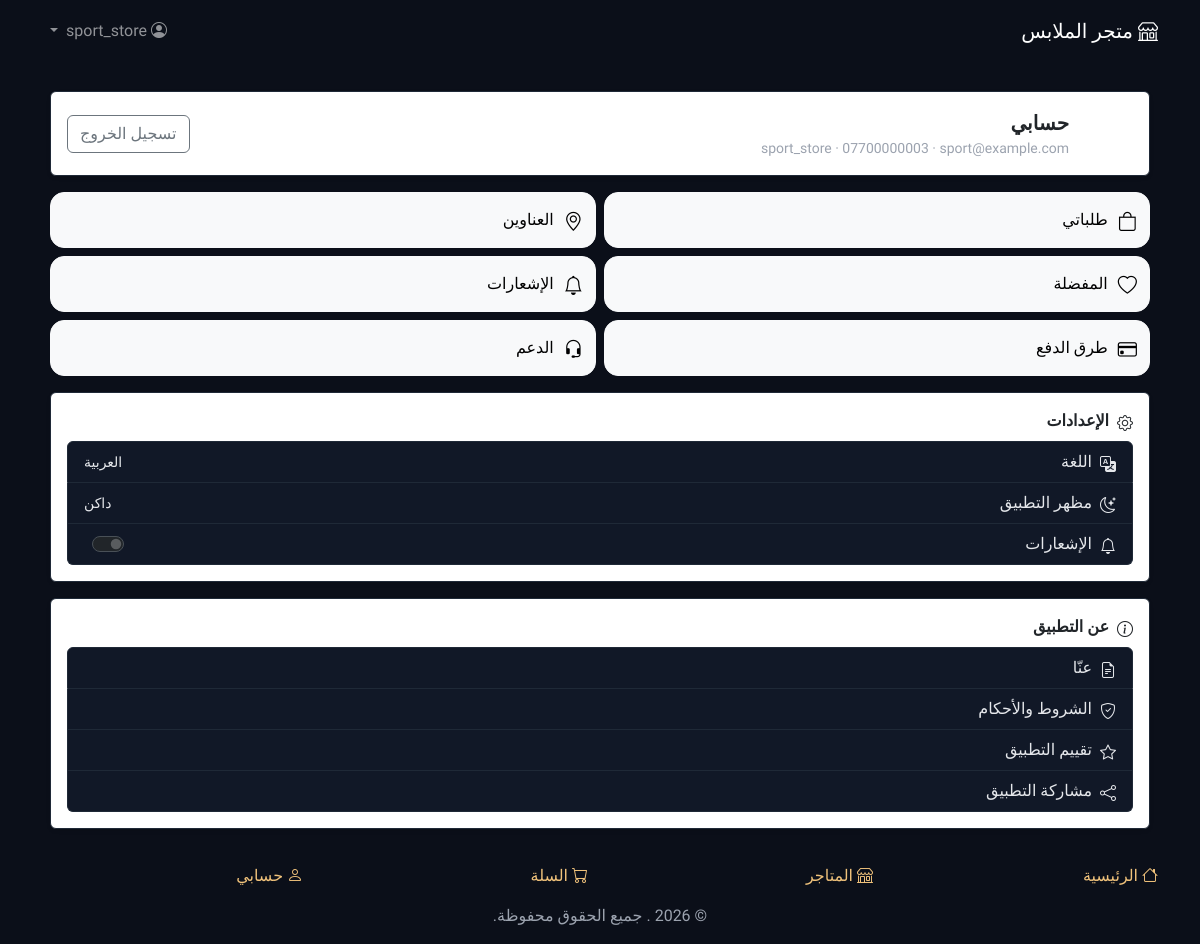
The app's page /my/account/ (signed in) with its own data.
### core/models.py (models this page shows, shortened)
class User(AbstractUser):
    ROLE_CHOICES = [
        ('customer', 'عميل'),
        ('store_admin', 'صاحب متجر'),
    ]
    role = models.CharField(max_length=20, choices=ROLE_CHOICES, default='customer')
    phone = models.CharField(max_length=20, unique=True)
    city = models.CharField(max_length=100)
    owner_key = models.CharField(max_length=50, blank=True, help_text='مفتاح خاص للمالك فقط')
    ADMIN_ROLE_CHOICES = [
        ('SUPER_ADMIN', 'مشرف عام'),
        ('OWNER', 'مالك'),
        ('SUPPORT', 'دعم'),
        ('DELIVERY', 'توصيل'),
    ]
    admin_role = models.CharField(max_length=20, choices=ADMIN_ROLE_CHOICES, blank=True, default='')

### core/views.py (the view)
# urls.py: path('my/account/', views.account_dashboard, name='account_settings'),
def account_dashboard(request):
    if request.user.is_authenticated:
        orders = Order.objects.filter(user=request.user).order_by('-created_at')
        addr = Address.objects.filter(user=request.user, is_default=True).first()
        if not addr:
            addr = Address.objects.filter(user=request.user).order_by('-id').first()
    else:
        orders = []
        addr = None
    context = {
        'orders': orders,
        'last_address': addr,
    }
    return render(request, 'account/dashboard.html', context)

### core/context_processors.py (called while the page is built)
def site_settings(request):
    try:
        settings_obj, created = SiteSettings.objects.get_or_create(id=1)
    except Exception:
        settings_obj = SimpleNamespace(site_name='متجر الملابس', phone='', email='', theme='dark')
    features = dict(getattr(settings, 'FEATURE_FLAGS', {}) or {})
    features.setdefault('NEGOTIATION_ENABLED', True)
    cached = cache.get('feature_flags_cache')
    if cached is None:
        try:
            objs = FeatureFlag.objects.all()
            cached = {o.key: bool(o.enabled) for o in objs}
        except Exception:
            cached = {}
        cache.set('feature_flags_cache', cached, 300)
    for k, v in (cached or {}).items():
        features[k] = v
    return {'settings': settings_obj, 'features': features}

### core/templatetags/math_filters.py (called while the page is built, shortened)
@register.filter(name='cart_count')
def cart_count(cart):
    try:
        if not cart:
            return 0
    except Exception:
        try:
            return len(cart) if cart else 0
        except Exception:
            return 0

### core/templates/account/dashboard.html (shortened to what this page needs)
{% extends 'base.html' %}
{% block content %}
<div class="container-fluid px-2 py-3 account-dashboard">
  <section class="mb-3">
    <div class="card bg-white text-dark shadow-sm">
      <div class="card-body d-flex align-items-center justify-content-between">
        <div class="d-flex align-items-center gap-3">
          <div class="avatar-circle bg-gradient-primary text-white d-flex align-items-center justify-content-center">
            <i class="bi bi-person"></i>
          </div>
          <div>
            <div class="fw-bold fs-5">حسابي</div>
            {% if user.is_authenticated %}
              <div class="text-muted small">{{ user.username }}{% if user.phone %} · {{ user.phone }}{% endif %}{% if user.email %} · {{ user.email }}{% endif %}</div>
            {% else %}
              <div class="text-muted small">غير مسجل</div>
            {% endif %}
          </div>
        </div>
        <div class="d-flex gap-2">
          {% if user.is_authenticated %}
            <a href="{% url 'logout' %}" class="btn btn-outline-secondary">تسجيل الخروج</a>
          {% else %}
            <a href="{% url 'login' %}" class="btn btn-outline-primary">تسجيل دخول</a>
            <a href="{% url 'register' %}" class="btn btn-primary">إنشاء حساب</a>
          {% endif %}
        </div>
      </div>
    </div>
  </section>
  <section class="mb-3">
    <div class="row g-2 quick-actions">
      <div class="col-6">
        <a href="{% url 'order_list' %}" class="qa btn btn-light w-100"><i class="bi bi-bag"></i><span>طلباتي</span></a>
      </div>
      <div class="col-6">
        <a href="{% url 'address_list' %}" class="qa btn btn-light w-100"><i class="bi bi-geo-alt"></i><span>العناوين</span></a>
      </div>
      <div class="col-6">
        <a href="#" class="qa btn btn-light w-100" data-action="favorite"><i class="bi bi-heart"></i><span>المفضلة</span></a>
      </div>
      <div class="col-6">
        <a href="{% url 'notifications' %}" class="qa btn btn-light w-100"><i class="bi bi-bell"></i><span>الإشعارات</span></a>
      </div>
      <div class="col-6">
        <a href="#" class="qa btn btn-light w-100" data-action="payments"><i class="bi bi-credit-card"></i><span>طرق الدفع</span></a>
      </div>
      <div class="col-6">
        <a href="{% url 'services' %}" class="qa btn btn-light w-100"><i class="bi bi-headset"></i><span>الدعم</span></a>
      </div>
    </div>
  </section>
  <section class="mb-3">
    <div class="card bg-white text-dark shadow-sm">
      <div class="card-body">
        <div class="d-flex align-items-center gap-2 mb-2"><i class="bi bi-gear"></i><span class="fw-bold">الإعدادات</span></div>
        <div class="row g-2">
          <div class="col-12">
            <div class="list-group">
              <a href="#" class="list-group-item d-flex align-items-center justify-content-between" id="langItem">
                <div class="d-flex align-items-center gap-2"><i class="bi bi-translate"></i><span>اللغة</span></div>
                <small id="currentLanguage">العربية</small>
              </a>
              <a href="#" class="list-group-item d-flex align-items-center justify-content-between" id="themeItem">
                <div class="d-flex align-items-center gap-2"><i class="bi bi-sun" id="themeIcon"></i><span>مظهر التطبيق</span></div>
                <small id="currentTheme">فاتح</small>
              </a>
              <a href="#" class="list-group-item d-flex align-items-center justify-content-between" id="notifItem">
                <div class="d-flex align-items-center gap-2"><i class="bi bi-bell"></i><span>الإشعارات</span></div>
                <div class="form-check form-switch m-0">
                  <input class="form-check-input" type="checkbox" id="notifToggle">
                </div>
              </a>
            </div>
          </div>
        </div>
      </div>
    </div>
  </section>
  <section>
    <div class="card bg-white text-dark shadow-sm">
      <div class="card-body">
        <div class="d-flex align-items-center gap-2 mb-2"><i class="bi bi-info-circle"></i><span class="fw-bold">عن التطبيق</span></div>
        <div class="list-group">
          <a href="{% url 'about' %}" class="list-group-item d-flex align-items-center gap-2"><i class="bi bi-file-earmark-text"></i><span>عنّا</span></a>
          <a href="{% url 'services' %}" class="list-group-item d-flex align-items-center gap-2"><i class="bi bi-shield-check"></i><span>الشروط والأحكام</span></a>
          <a href="#" class="list-group-item d-flex align-items-center gap-2" data-action="rate"><i class="bi bi-star"></i><span>تقييم التطبيق</span></a>
          <a href="#" class="list-group-item d-flex align-items-center gap-2" data-action="share"><i class="bi bi-share"></i><span>مشاركة التطبيق</span></a>
        </div>
      </div>
    </div>
  </section>
  <div id="toastHolder" class="position-fixed top-0 end-0 p-3" style="z-index: 1060;"></div>
</div>
{% endblock %}

### static/css/theme.css (style rules this page uses)
:root { --bg: #ffffff; --surface: #f8f9fa; --text: #212529; --muted: #6c757d; --border: #dee2e6; --primary: #B87333; --primary-rgb: 184, 115, 51; --on-primary: #ffffff; --link: #8B4513; color-scheme: light; }
:root[data-bs-theme="dark"], :root[data-theme="dark"] { --bg: #0b0f19; --surface: #111827; --text: #e5e7eb; --muted: #9ca3af; --border: #1f2937; --primary: #B87333; --primary-rgb: 184, 115, 51; --on-primary: #0b0f19; --link: #f0c27b; color-scheme: dark; }
body { background-color: var(--bg); color: var(--text); }
.card, .modal-content, .offcanvas, .dropdown-menu, .list-group-item, .toast { background-color: var(--surface); color: var(--text); border: 1px solid var(--border); }
.text-muted { color: var(--muted) !important; }
a { color: var(--link); }

### static/css/style.css (style rules this page uses)
:root { --bg:#fff; --surface:#f8f9fa; --text:#212529; --muted:#6c757d; --border:#dee2e6; --primary:#B87333; --primary-rgb:184,115,51; --on-primary:#fff; --link:#8B4513; color-scheme: light; }
:root[data-bs-theme="dark"], :root[data-theme="dark"] { --bg:#0b0f19; --surface:#111827; --text:#e5e7eb; --muted:#9ca3af; --border:#1f2937; --primary:#B87333; --primary-rgb:184,115,51; --on-primary:#0b0f19; --link:#f0c27b; color-scheme: dark; }
html,body { margin:0;padding:0;background:var(--bg);color:var(--text); }
.card,.modal-content,.offcanvas,.dropdown-menu,.list-group-item { background:var(--surface); color:var(--text); border:1px solid var(--border); }
a { color:var(--link);text-decoration:none; }
.text-muted { color:var(--muted)!important; }

### core/templates/base.html (style rules this page uses)
html, body, div, span, applet, object, iframe, h1, h2, h3, h4, h5, h6, p, blockquote, pre, a, abbr, acronym, address, big, cite, code, del, dfn, em, img, ins, kbd, q, s, samp, small, strike, strong, sub, sup, tt, var, b, u, center, dl, dt, dd, ol, ul, li, fieldset, form, label, legend, table, caption, tbody, tfoot, thead, tr, th, td, article, aside, canvas, details, embed, figure, figcaption, footer, header, hgroup, menu, nav, output, ruby, section, summary, time, mark, audio, video, input, textarea, select, button, .btn { font-family: 'Tajawal', sans-serif !important; }
i, .bi, .fa, .fas, .far, .fab, .material-icons, [class*=" icon-"], [class^="icon-"] { font-family: 'bootstrap-icons' !important; }

### core/templates/account/dashboard.html (style rules this page uses)
.account-dashboard .avatar-circle { width:48px;height:48px;border-radius:50% }
.account-dashboard .quick-actions .qa { display:flex;align-items:center;gap:10px;min-height:56px;border-radius:14px }
.account-dashboard .quick-actions .qa i { font-size:1.2rem }

### records on screen
User: username "sport_store", phone "07700000003", email "sport@example.com"
